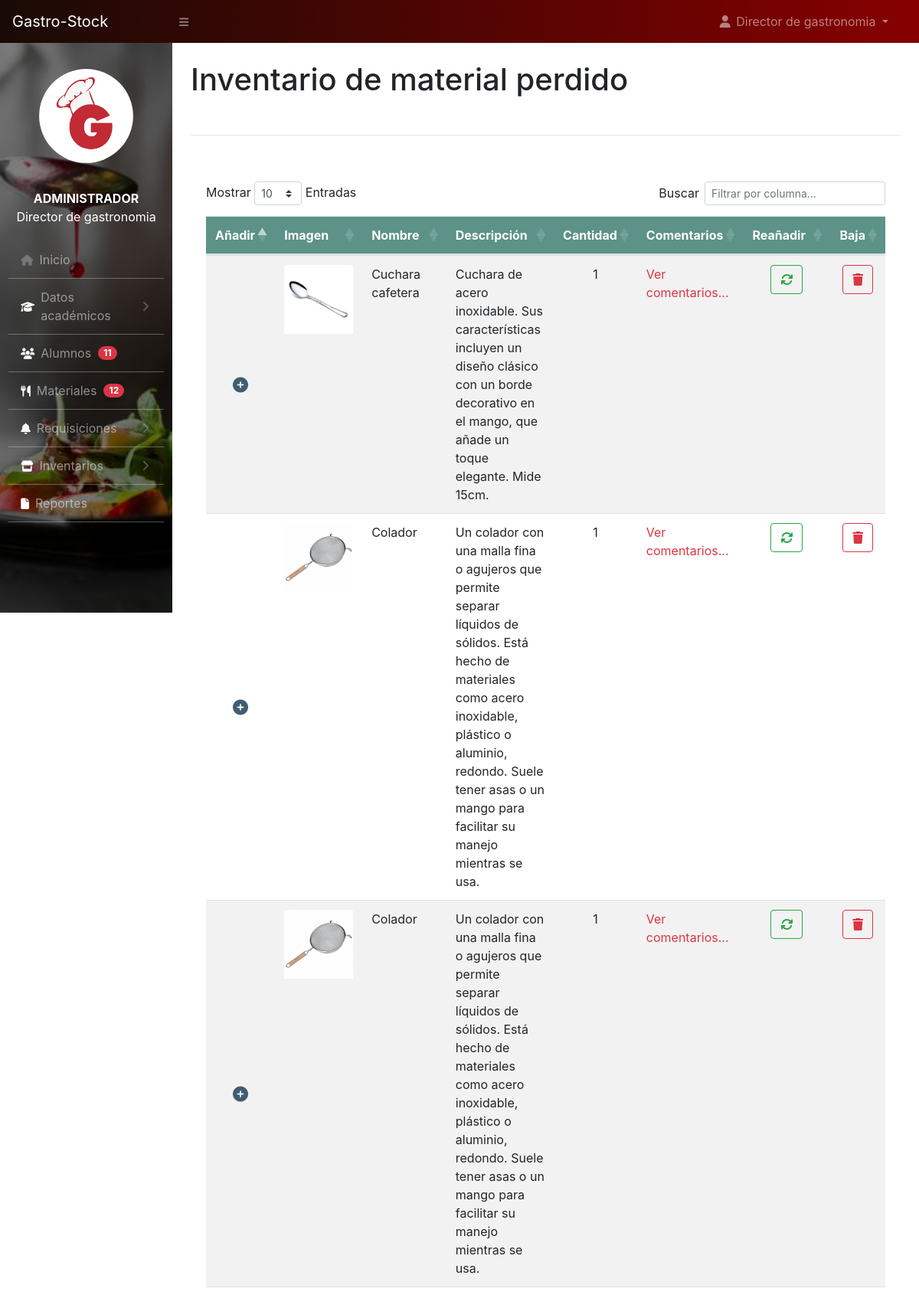
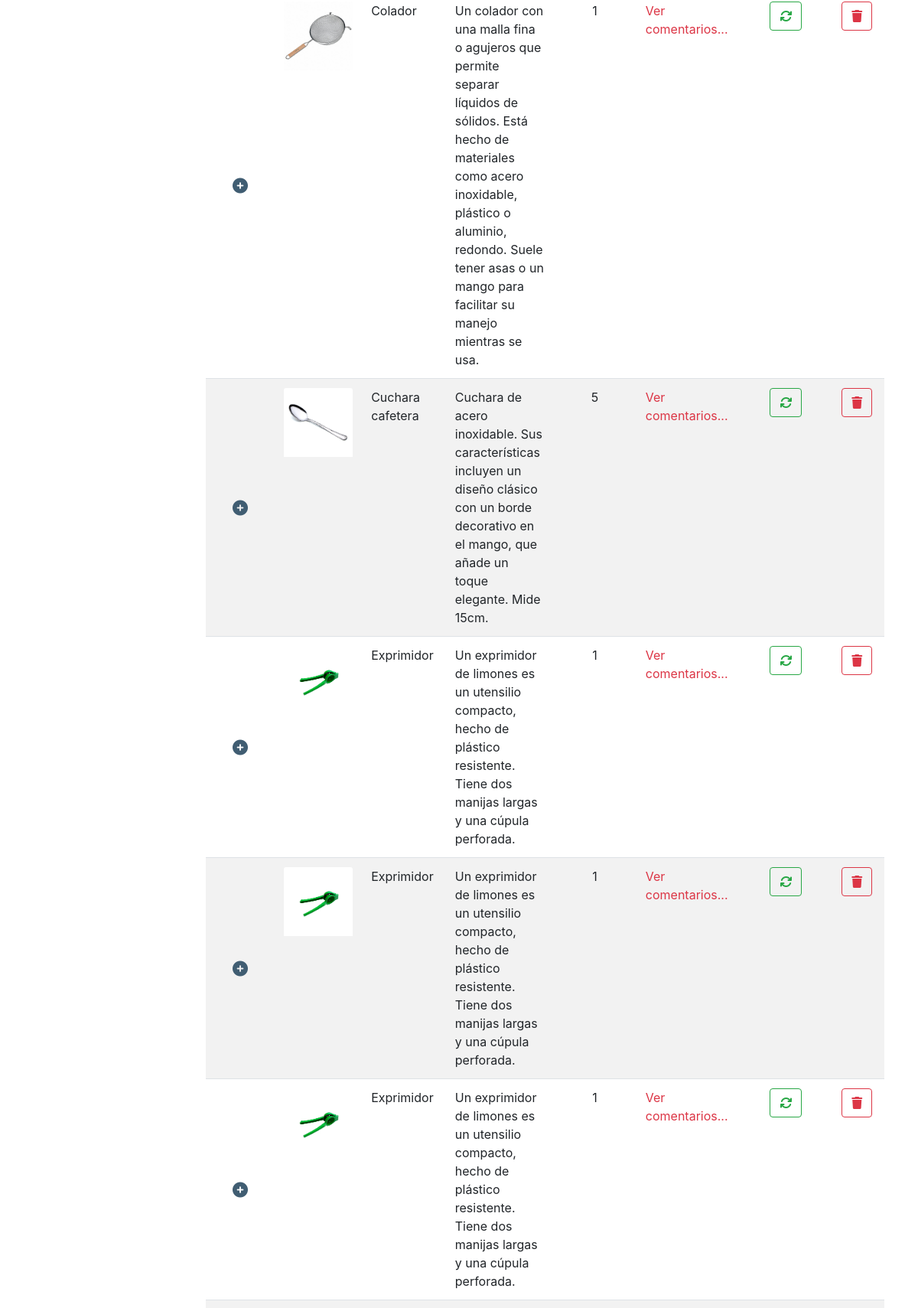
Page /encargado/inv_perdido.php (signed in, upper part) on the committed database (2 pictures, top to bottom).
### tables this page shows
CREATE TABLE `articulos_perdidos` (
  `id` int(12) NOT NULL,
  `articulo_perdido` int(12) NOT NULL,
  `cantidad` int(12) NOT NULL,
  `solicitud` int(11) DEFAULT NULL
);

CREATE TABLE `articulos` (
  `id_articulo` int(11) NOT NULL,
  `nombre` varchar(255) NOT NULL,
  `cantidad` int(11) NOT NULL,
  `descripcion` varchar(500) NOT NULL,
  `imagen` varchar(255) NOT NULL,
  `tipo` enum('donativo','adquirido','donativo / adquirido') NOT NULL,
  `estatus` enum('activo','eliminado') DEFAULT NULL
);

### encargado/inv_perdido.php (the view, shortened to what this page needs)
<?php
    include_once('../conf/config.php');
?>
<!DOCTYPE html>
<html lang="en">
<head>
    <link rel="stylesheet" href="https://cdn.jsdelivr.net/npm/bootstrap@4.6.2/dist/css/bootstrap.min.css">
        <link href="../css/styles.css" rel="stylesheet" />
        <link rel="stylesheet" href="../css/estilo-nav.css">
        <link href="https://cdn.datatables.net/1.10.20/css/dataTables.bootstrap4.min.css" rel="stylesheet" />
        <link rel="stylesheet" href="https://cdnjs.cloudflare.com/ajax/libs/font-awesome/6.5.1/css/all.min.css" />
</head>
<body class="sb-nav-fixed">
    <?php
        include_once("navbar.php");
    ?>
    <div id="layoutSidenav_content">
                <main>
                    <div class="container-fluid">
                        <h1 class="mt-4">Inventario de material perdido</h1>
                        <br>
                        <hr>
                        <br>
                        <div class="card mb-4" style="border: none">
                            <div class="card-body">
                                <div class="table-responsive">
                                    <table class="table table-hover table-striped" id="dataTable" width="100%" cellspacing="0">
                                        <thead style="background-color:#5C9287 ;color: #fff;">
                                            <tr>
                                              <th>Añadir</th>
                                                <th>Imagen</th>
                                                <th>Nombre</th>
                                                <th>Descripción</th>
                                                <th>Cantidad</th>
                                                <th>Comentarios</th>
                                                <th>Reañadir</th>
                                                <th>Baja</th>
                                            </tr>
                                        </thead>
                                        <tbody>
                                            <?php
          $sql = "SELECT articulos.*,articulos.cantidad as cantidad_articulos,articulos_perdidos.cantidad as cantidad_perdida, articulos_perdidos.* FROM articulos INNER JOIN articulos_perdidos ON articulos.id_articulo = articulos_perdidos.articulo_perdido WHERE articulos.estatus = 'activo'";
          $result = $con -> query($sql);
          $i = 1;
          if($result ->num_rows > 0){
            while($row = $result ->fetch_assoc()) { ?>
              <tr>
                <td style="vertical-align:middle;text-align: center;">
  <i id="icono_plus" class="fa-solid fa-circle-plus fa-lg" data-toggle="modal" data-target="#exampleModal3_<?php echo $i ?>"></i>
                  </td>
                  <td>
    <?php
    $ruta1 = "php_action/" . htmlspecialchars($row['imagen']);
    $ruta2 = "../administrador/php_action/" . htmlspecialchars($row['imagen']);
    if (file_exists($ruta1)) {
        $rutaImagen = $ruta1;
    } elseif (file_exists($ruta2)) {
        $rutaImagen = $ruta2;
    }
    ?>
    <img src="<?php echo htmlspecialchars($rutaImagen); ?>" class="card-img-top" alt="Imagen" style="width: 90px; height: 90px; margin: auto;">
</td>
                  <td><?php echo ucfirst($row['nombre'])?></td>
                  <td><?php echo ucfirst($row['descripcion'])?></td>
                   <td class="text-center"><?php echo $row['cantidad_perdida'] ?></td>
                   <td>
                    <a href=# class="text-danger" data-toggle="modal" data-target="#modal2_<?php echo $i?>">
                        Ver comentarios...</a>
                                                </td>
<td>
  <div class="container-fluid text-center">
                    <button type="button" class="btn btn-outline-success" data-toggle="modal" data-target="#exampleModal4_<?php echo $i ?>">
  <i class="fa-solid fa-arrows-rotate"></i>
</button></div>
                  </td>
                  <td class="text-center">
                    <button type="button" class="btn btn-outline-danger" data-toggle="modal" data-target="#exampleModal1_<?php echo $i ?>">
  <i class="fa-solid fa-trash"></i>
</button>
                  </td>
              </tr>
             <?php  $i++;
            }
          } else{
            echo "<tr> <td colspan='8'> <center>No existen materiales perdidos</center></td></tr>";
          }
        ?>
                    </tbody>
                  </table>
                </div>
              </div>
            </div>
          </div>
          <br>
          <br>
          <br>
        </main>
        <?php include_once('footer.php'); ?>
</body>
</html>

### encargado/inv_perdido.php (style rules this page uses)
#icono_plus { color: #405D72; cursor: pointer; }

### rows in the picture
articulos_perdidos: articulo_perdido.imagen (picture), articulo_perdido.nombre "Cuchara cafetera", articulo_perdido.descripcion "Cuchara de acero inoxidable. Sus características incluyen un diseño clásico con un borde decorativo en el mango, que añade un toque elegante. Mide 15cm.", cantidad "1"
articulos_perdidos: articulo_perdido.imagen (picture), articulo_perdido.nombre "Colador", articulo_perdido.descripcion "Un colador con una malla fina o agujeros que permite separar líquidos de sólidos. Está hecho de materiales como acero inoxidable, plástico o aluminio, redondo. Suele tener asas o un mango para facilitar su manejo mientras se usa.", cantidad "1"
articulos_perdidos: articulo_perdido.imagen (picture), articulo_perdido.nombre "Colador", articulo_perdido.descripcion "Un colador con una malla fina o agujeros que permite separar líquidos de sólidos. Está hecho de materiales como acero inoxidable, plástico o aluminio, redondo. Suele tener asas o un mango para facilitar su manejo mientras se usa.", cantidad "1"
articulos_perdidos: articulo_perdido.imagen (picture), articulo_perdido.nombre "Colador", articulo_perdido.descripcion "Un colador con una malla fina o agujeros que permite separar líquidos de sólidos. Está hecho de materiales como acero inoxidable, plástico o aluminio, redondo. Suele tener asas o un mango para facilitar su manejo mientras se usa.", cantidad "1"
articulos_perdidos: articulo_perdido.imagen (picture), articulo_perdido.nombre "Cuchara cafetera", articulo_perdido.descripcion "Cuchara de acero inoxidable. Sus características incluyen un diseño clásico con un borde decorativo en el mango, que añade un toque elegante. Mide 15cm.", cantidad "5"
articulos_perdidos: articulo_perdido.imagen (picture), articulo_perdido.nombre "Exprimidor", articulo_perdido.descripcion "Un exprimidor de limones es un utensilio compacto, hecho de plástico resistente. Tiene dos manijas largas y una cúpula perforada.", cantidad "1"
articulos_perdidos: articulo_perdido.imagen (picture), articulo_perdido.nombre "Exprimidor", articulo_perdido.descripcion "Un exprimidor de limones es un utensilio compacto, hecho de plástico resistente. Tiene dos manijas largas y una cúpula perforada.", cantidad "1"
articulos_perdidos: articulo_perdido.imagen (picture), articulo_perdido.nombre "Exprimidor", articulo_perdido.descripcion "Un exprimidor de limones es un utensilio compacto, hecho de plástico resistente. Tiene dos manijas largas y una cúpula perforada.", cantidad "1"

### other values in the picture
$nombre "Director de gastronomia"
$tipo_usuario "ADMINISTRADOR"
$row['total'] "11"
$row['total'] "12"
